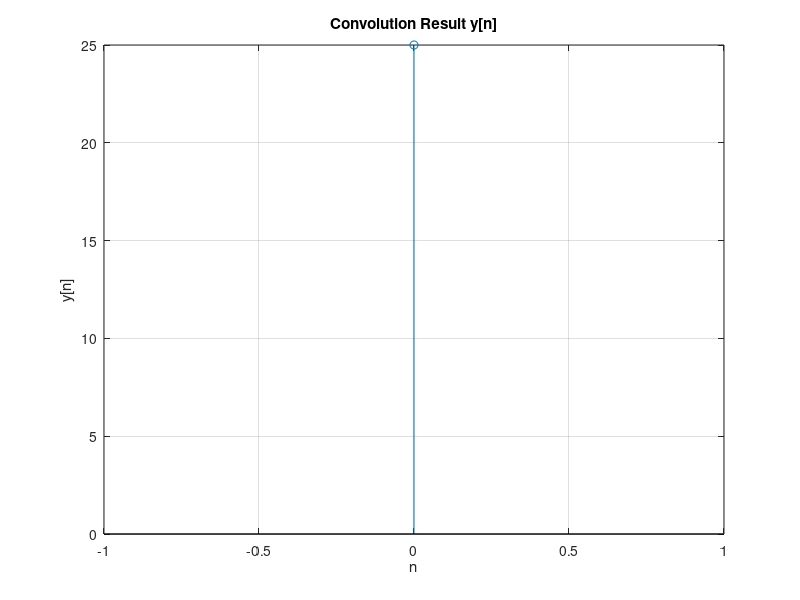

Write MATLAB code to recreate this figure.
%Circular convolution using concentric circle method
clc;
close all;
clear all;
x1 = input("Enter sequence 1:");
x2 = input("Enter sequence 2:");
N=max(length(x1),length(x2));
x1new=[x1 zeros(1,N-length(x1))];
x2new=[x2 zeros(1,N-length(x2))];
x1new=x1new(:,end:-1:1);
disp("Reversed x");
disp(x1new);
for i=1:length(x1new)
x1new=[x1new(end) x1new(1:end-1)];
y(i)=sum(x1new.*x2new);
end
disp("Convolution product y:");
disp(y);
% Plot the convolution result y
stem(0:length(y)-1, y);
title('Convolution Result y[n]');
xlabel('n');
ylabel('y[n]');
grid on;